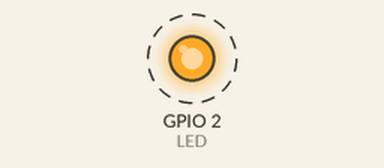
A sketch run on a simulated ESP32. On the bench: output pins drawn as LEDs (lit = HIGH). Dashed ring = blinking. Nothing arrives over Bluetooth unless stated; a phone connects over Bluetooth LE 3 s after start; what the sketch prints to the serial monitor is not drawn.

Above: at 0.5 s.
Timing chart, 0 to 4.6 s (numbered marks = the images above):
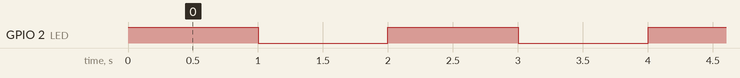

The sketch:

iBeacon.ino
```cpp
//Include blocks
#include "sys/time.h"
#include "BLEDevice.h"
#include "BLEUtils.h"
#include "BLEServer.h"
#include "BLEBeacon.h"
#include "esp_sleep.h"


//Global Variable
#define BEACON_UUID "278a19f0-4056-11ed-b878-0242ac120002"
uint16_t busID = 0x0000;     // 16 bit major id
BLEAdvertising *pAdvertising;   // BLE Advertisement type
BLEBeacon oBeacon = BLEBeacon();


//FUNCTIONS OVERVIEW
void BLE_Adv(uint16_t durationInMs);                   // Just Advertise
void BLE_Adv(uint16_t durationInMs,uint16_t newBusID); // Set new BL package before Advertise


//
void BLE_Adv(uint16_t durationInMs){
  digitalWrite(2, HIGH);
  pAdvertising->start();
  Serial.println("qAdvertizing started...");
  delay(durationInMs);
  pAdvertising->stop();
  Serial.println("qAdvertizing stopped...");
  digitalWrite(2, LOW);
}

void BLE_Adv(uint16_t durationInMs,uint16_t newBusID){
  //USE WHEN TRY TO CHANGE THE BUS ID AND ADVERTISE
  BLEDevice::init("tracker");
  pAdvertising = BLEDevice::getAdvertising();
  BLEDevice::startAdvertising();
  BLEServer *pServer = BLEDevice::createServer(); // <-- no longer required to instantiate BLEServer, less flash and ram usage
  oBeacon.setManufacturerId(0x4C00); // fake Apple 0x004C LSB (ENDIAN_CHANGE_U16!)
  oBeacon.setProximityUUID(BLEUUID(BEACON_UUID));
  oBeacon.setMajor(newBusID);
  oBeacon.setMinor(0x3);//Minor
  BLEAdvertisementData BLPackage = BLEAdvertisementData();
  BLPackage.setFlags(0x04); // BR_EDR_NOT_SUPPORTED 0x04, meaning not classic bluetooth
  std::string strServiceData = "";
  strServiceData += (char)26;     // Len
  strServiceData += (char)0xFF;   // Type
  ////Customize message here
  strServiceData += oBeacon.getData();
  ////Customize message end
  ////concatinate customized message into service data
  BLPackage.addData(strServiceData);
  pAdvertising->setAdvertisementData(BLPackage);
  pAdvertising->setScanResponseData(BLPackage);
  BLE_Adv(durationInMs);
}

void setup(){
  //General setpu
  Serial.begin(115200);
  pinMode (2, OUTPUT);//LED
}


void loop() {
  //set up bus id, uint32_t busID, code here interrupt function
  //funtion calling
  busID++;
  BLE_Adv(1000,busID);
  delay(1000);
  BLE_Adv(1000);
  delay(1000);
}
```

Measured:
- by itself, GPIO 2 (LED): alternates HIGH for 1.0 s and LOW for 1.0 s
